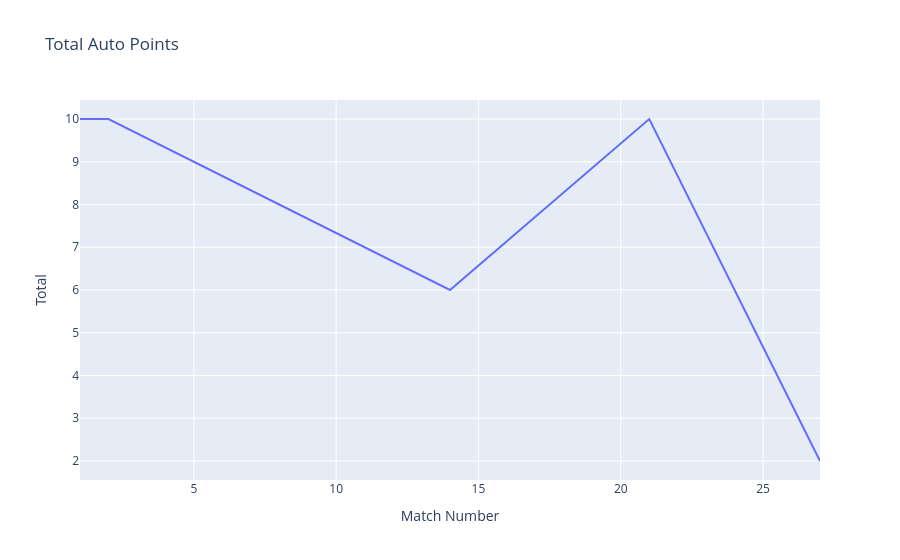

Notebook code cell kept with this figure:
### Code cell
#total auto points for a team
indices=scouted_data["Team and Robot"]=="3504"
teamdata=scouted_data[indices]
scouted_data["Total"] = scouted_data["autoCarrotO"]*2 
+ scouted_data["autoCarrotCakeO"]*1 
+ scouted_data["autoCarrotL1"]*3 
+ scouted_data["autoCarrotL2"]*4
+scouted_data["autoCarrotL3"]*5
+scouted_data["autoCarrotCakeL1"]*8
+scouted_data["autoCarrotCakeO"]*10
+scouted_data["autoCarrotCakeO"]*12
+scouted_data["Auto Cross Kitchen Line"]*2
fig=px.line(teamdata,x="Match Number", y="Total", title="Total Auto Points")
fig

### Figure 1 — Plotly figure (JSON) as saved in the notebook; plotly's stock layout.template omitted (floating-point values rounded to 4 significant figures)
{"data": [{"hovertemplate": "Match Number=%{x}<br>Total=%{y}<extra></extra>", "legendgroup": "", "line": {"color": "#636efa", "dash": "solid"}, "marker": {"symbol": "circle"}, "mode": "lines", "name": "", "orientation": "v", "showlegend": false, "type": "scatter", "x": [1, 2, 14, 21, 27], "xaxis": "x", "y": [10, 10, 6, 10, 2], "yaxis": "y"}], "layout": {"legend": {"tracegroupgap": 0}, "title": {"text": "Total Auto Points"}, "xaxis": {"anchor": "y", "domain": [0, 1], "title": {"text": "Match Number"}}, "yaxis": {"anchor": "x", "domain": [0, 1], "title": {"text": "Total"}}}}
